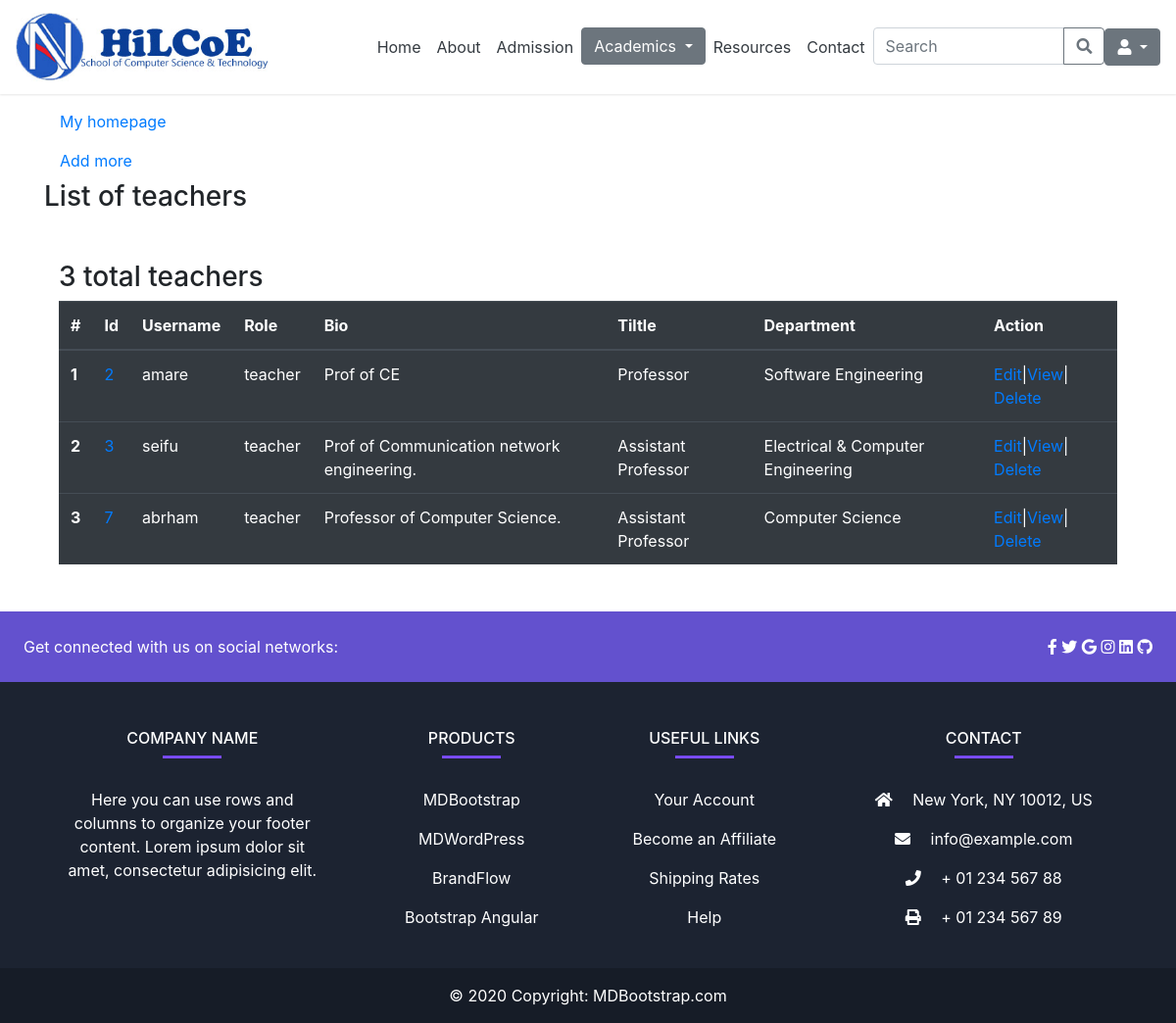
Page /admin_app/teacher_list/ on the earlier database version.
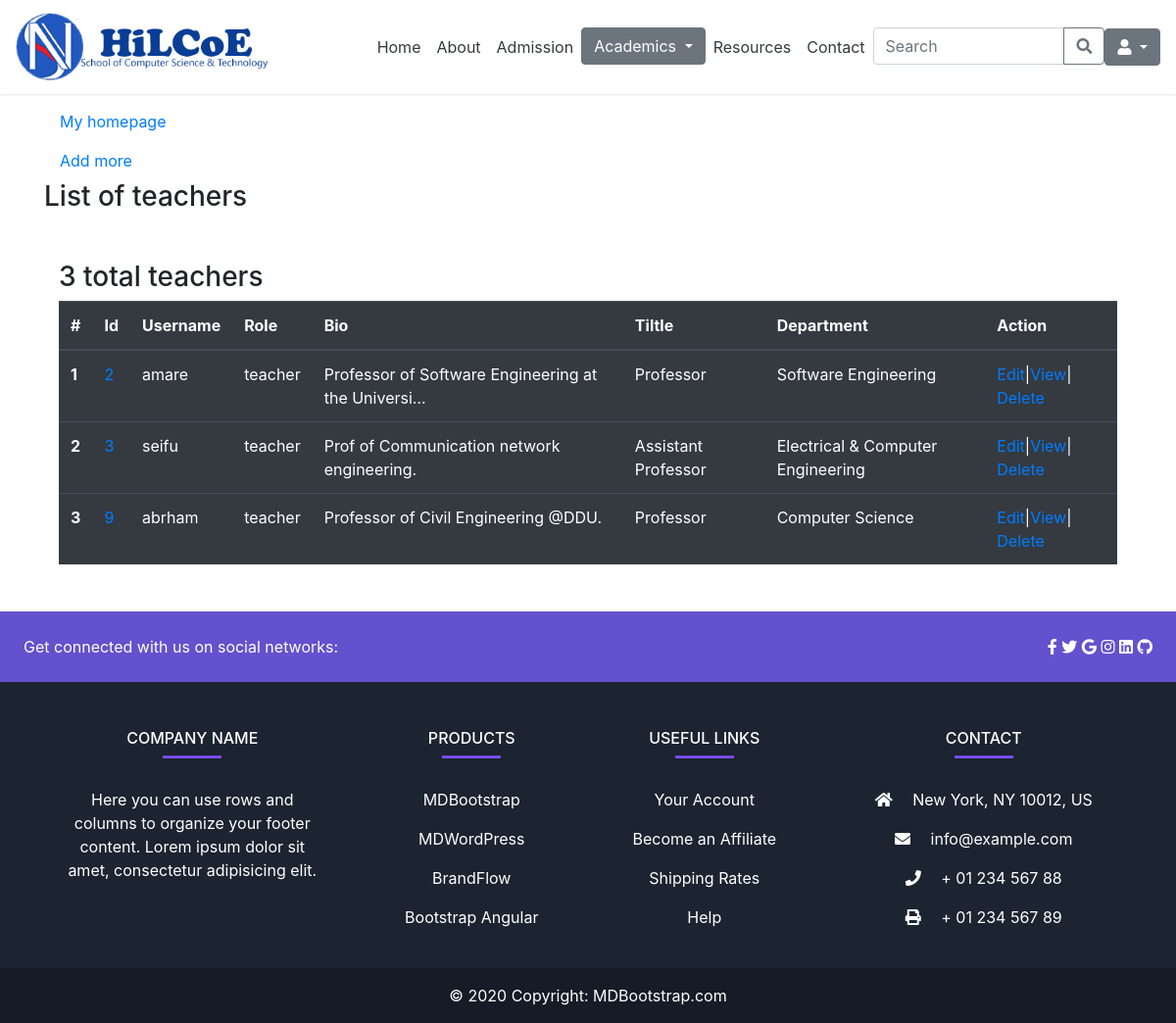
Same page on the later database version.
### admin_app/models.py (models this page shows, shortened)
class UserProfile(models.Model):
    user = models.OneToOneField(User, on_delete=models.CASCADE)
    bio = models.TextField(default='Enter your bio briefly')
    role = models.CharField(max_length=20, choices=roles, default='student')
    department = models.ForeignKey(Department, on_delete=models.CASCADE, null=True, blank=True)
    academic_year = models.CharField(max_length=20, choices=year, null=True, blank=True)
    semester = models.CharField(max_length=20, choices=semester, null=True, blank=True)
    title = models.CharField(max_length=20, choices=title_choices, null=True, blank=True)

class Department(models.Model):
  name = models.CharField(max_length=50)
  department_head = models.CharField(max_length=50)
  def __str__(self):
        return self.name

### admin_app/views.py (the view)
# urls.py: path('teacher_list/', views.teacher_list, name='teacher-list'),
def teacher_list(request):
   teachers = UserProfile.objects.filter(role='teacher')
   number_of_teachers = teachers.count()
   context = {
      'teachers': teachers,
      'number_of_teachers': number_of_teachers,
   }
   return render(request, 'admin_app/teacher_list.html', context)

### templates/admin_app/teacher_list.html (shortened to what this page needs)
{% extends 'base.html' %}
{% block content %}
<div class="container my-5">
    <a class="nav-link text-black" href="{% if user.is_superuser or user.is_staff %}
            {% url 'admin-dashboard' %}
            {% else %}
                {% url 'cs-bsc' %}
            {% endif %}">My homepage
    </a>
    <a class="nav-link text-black" href="{% url 'add-teacher' %}"> Add more </a>
    <h3>List of teachers </h3>
    <div class="container my-5">
        <h3>{{ number_of_teachers }} total teachers </h3>
        <table class="table table-dark">
          <thead>
            <tr>
              <th scope="col">#</th>
              <th scope="col">Id</th>
              <th scope="col"> Username </th>
              <th scope="col">Role</th>
              <th scope="col">Bio</th>
              <th scope="col">Tiltle</th>
              <th scope="col">Department</th>
              <th scope="col">Action</th>
            </tr>
          </thead>
          <tbody>
            {% for teacher in teachers %}
            <tr>
              <th scope="row">{{ forloop.counter }}</th>
              <td><a href="{% url 'teacher-detail' teacher_id=teacher.pk %}">{{ teacher.pk }}</a></td>
              <td>{{ teacher.user.username }}</td>
              <td>{{ teacher.role }}</td>
              <td>{{ teacher.bio|truncatechars:50 }}</td>
              <td> {{ teacher.title }} </td>
              <td> {{ teacher.department }} </td>
              <td><a href="{% url 'teacher-edit' teacher_id=teacher.pk %}">Edit</a>|<a href="{% url 'teacher-detail' teacher_id=teacher.pk %}">View</a>|
                <a href="{% url 'teacher-delete' teacher_id=teacher.pk %}">Delete</a></td>
            </tr>
            {% endfor %}
          </tbody>
        </table>
    </div>
    </div>
{% endblock %}

Differences in the rows shown:
removed UserProfile: pk "7", user.username "abrham", role "teacher", bio "Professor of Computer Science.", title "Assistant Professor", department "Computer Science"
changed UserProfile "amare": bio "Prof of CE" → "Professor of Software Engineering at the Universi…"
added UserProfile: pk "9", user.username "abrham", role "teacher", bio "Professor of Civil Engineering @DDU.", title "Professor", department "Computer Science"
